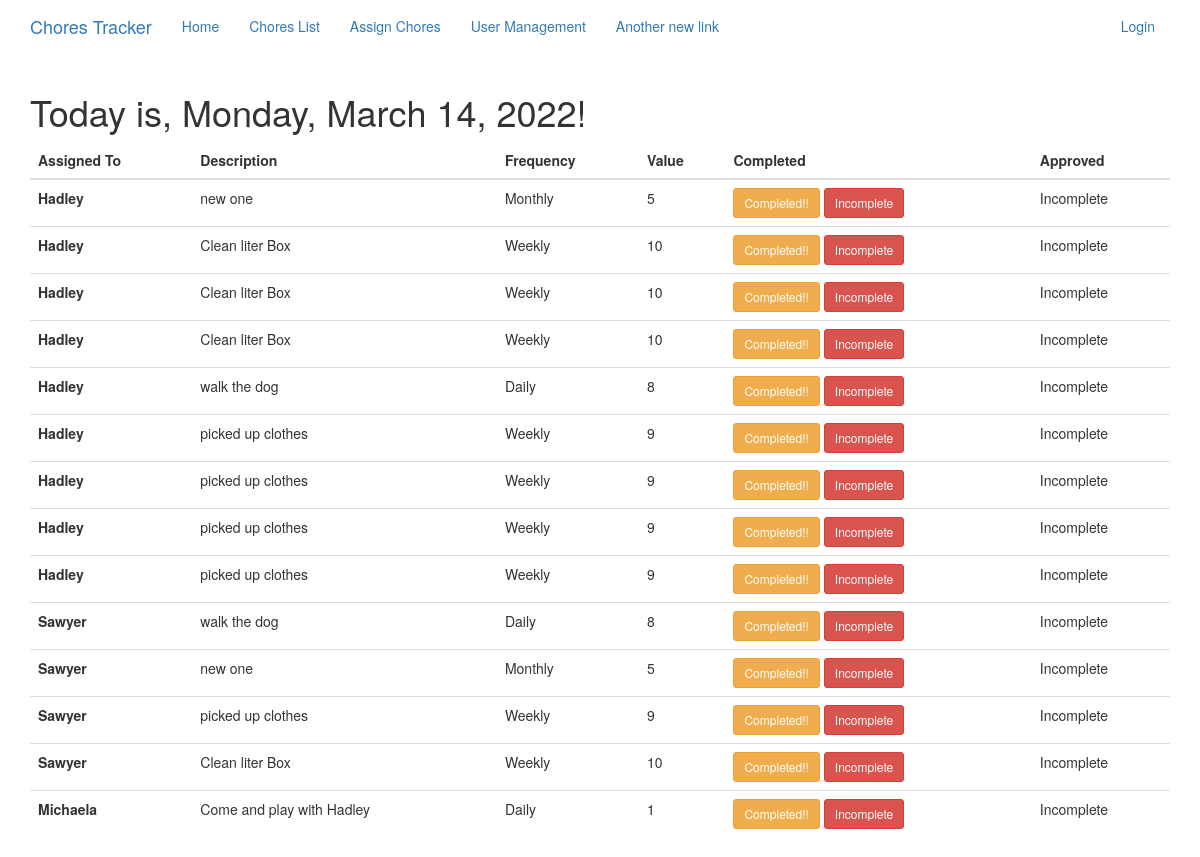
The page /index on the database as committed earlier.
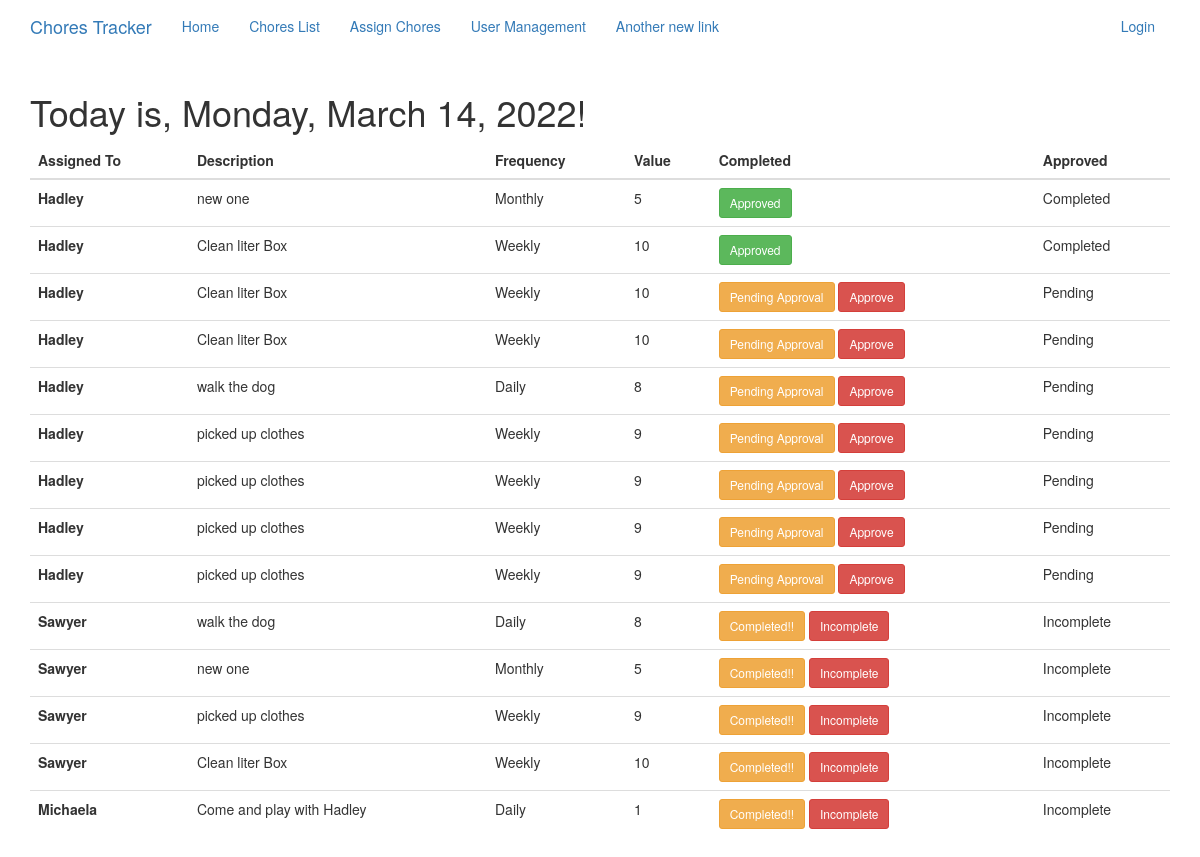
The same page on the database as committed later.
### app/models.py (models this page shows, shortened)
class ChoreProgress(db.Model):
    id = db.Column(db.Integer, primary_key=True)
    chore_id = db.Column(db.Integer)
    status = db.Column(db.String(10))  # Complete, Incomplete, Pending, Expired
    assigned_user = db.Column(db.Integer)
    description = db.Column(db.String(128))
    due_date = db.Column(db.DateTime)  # based on the chore occurrence
    value = db.Column(db.Integer)
    occurrence = db.Column(db.String(10))

### app/routes.py (the view)
@app.route('/')
@app.route('/index')
def index():
    choreprogress = ChoreProgress.query.all()
    current_date = datetime.now().strftime('%A, %B %d, %Y')
    print(current_date)
    print(datetime.now())
    return render_template('index.html', title='Home', chores=choreprogress, date=current_date)

### app/templates/index.html (shortened to what this page needs)
{% extends 'base.html' %}
{% import 'bootstrap/wtf.html' as wtf %}
{% block app_content %}
        <h1>
            Today is, {{ date }}!</h1>
        <table id="choreassignments" class="table">
          <thead>
            <tr>
              <th scope="col">Assigned To</th>
              <th scope="col">Description</th>
              <th scope="col">Frequency</th>
              <th scope="col">Value</th>
              <th scope="col">Completed</th>
              <th scope="col">Approved</th>
            </tr>
          </thead>
          <tbody>
            {% for chore in chores %}
            <tr id="{{ chore.id }}">
                <th scope="row">{{ chore.assigned_user }} </th>
                <td id="desc">{{ chore.description }}</td>
                <td id="occr">{{ chore.occurrence }}</td>
                <td id="by">{{ chore.value }}</td>
                <td>
            {% if chore.status == 'Pending' %}
                    <a class="btn btn-warning btn-complete btn-sm">Pending Approval</a>
                    <a  href="/chore_progress/{{ chore.id }}/approve"
                                                        class="btn btn-danger btn-approve btn-sm">Approve</a>
            {% elif chore.status == 'Completed' %}
                    <a class="btn btn-success btn-approved btn-sm">Approved</a>
            {% else %}
                    <a  href="/chore_progress/{{ chore.id }}/completed"
                                                        class="btn btn-warning btn-complete btn-sm">Completed!!</a>
                    <a  href="/chore_progress/{{ chore.id }}/approve"
                                                        class="btn btn-danger btn-incomp btn-sm">Incomplete</a>
            {% endif %}
                </td>
                <td> {{ chore.status }}</td>
            </tr>
            {% endfor %}
          </tbody>
            </table>
{% endblock %}

### app/templates/base.html (shortened to what this page needs)
{% extends 'bootstrap/base.html' %}
{% block head %}
{{ super() }}
{% endblock %}
{% block navbar %}
    <nav class="navbar navbar-defualt">
        <div class="container">
            <div class="navbar-header">
                <a class="navbar-brand" href="{{ url_for('index') }}">Chores Tracker</a>
            </div>
            <div class="collapse navbar-collapse" id="bs-example-navbar-collapse-1">
                <ul class="nav navbar-nav">
                    <li><a href="{{ url_for('index') }}">Home</a></li>
                    <li><a href="{{ url_for('add_chore') }}">Chores List</a></li>
                    <li><a href="{{ url_for('assign_chore') }}">Assign Chores</a></li>
                    <li><a href="{{ url_for('users') }}">User Management</a></li>
                    <li><a href="{{ url_for('add_chore') }}">Another new link</a></li>
                </ul>
                <ul class="nav navbar-nav navbar-right">
                    {% if current_user.is_anonymous %}
                    <li><a href="{{ url_for('login') }}">Login</a></li>
                    {% else %}
                    <li><a href="{{ url_for('logout') }}">Logout</a></li>
                    {% endif %}
                </ul>
            </div>
        </div>
    </nav>
{% endblock %}
{% block content %}
    <div class="bg-">
    <div class="container">
        {% block app_content %}{% endblock %}
    </div>
    </div>
{% endblock %}

Rows that differ between the two databases and show on the page:
changed ChoreProgress (number 1 of 14 on the later page): status "Incomplete" → "Completed"; status "Completed!! Incomplete" → "Approved"
changed ChoreProgress (number 2 of 14 on the later page): status "Incomplete" → "Completed"; status "Completed!! Incomplete" → "Approved"
changed ChoreProgress (number 3 of 14 on the later page): status "Incomplete" → "Pending"; status "Completed!! Incomplete" → "Pending Approval Approve"
changed ChoreProgress (number 4 of 14 on the later page): status "Incomplete" → "Pending"; status "Completed!! Incomplete" → "Pending Approval Approve"
changed ChoreProgress (number 5 of 14 on the later page): status "Incomplete" → "Pending"; status "Completed!! Incomplete" → "Pending Approval Approve"
changed ChoreProgress (number 6 of 14 on the later page): status "Incomplete" → "Pending"; status "Completed!! Incomplete" → "Pending Approval Approve"
changed ChoreProgress (number 7 of 14 on the later page): status "Incomplete" → "Pending"; status "Completed!! Incomplete" → "Pending Approval Approve"
changed ChoreProgress (number 8 of 14 on the later page): status "Incomplete" → "Pending"; status "Completed!! Incomplete" → "Pending Approval Approve"
changed ChoreProgress (number 9 of 14 on the later page): status "Incomplete" → "Pending"; status "Completed!! Incomplete" → "Pending Approval Approve"
